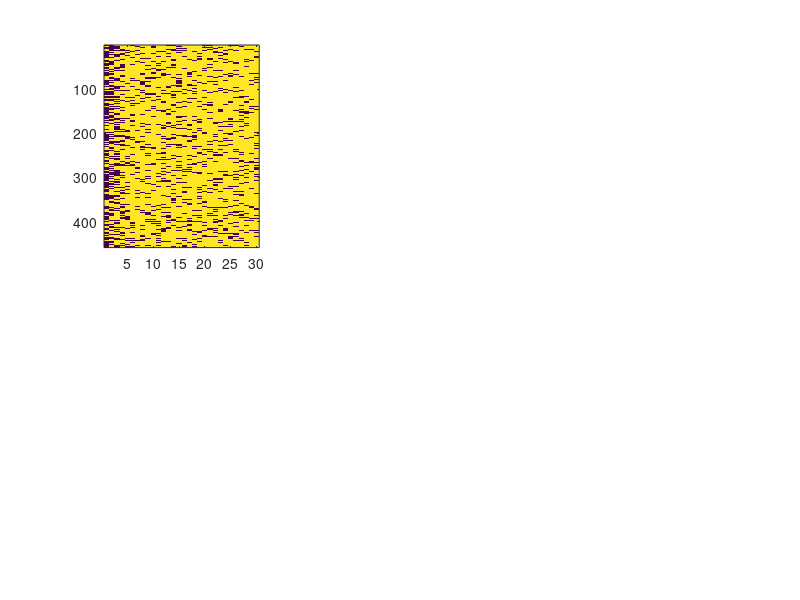

Recreate this plot in MATLAB. (Note: this script raises an error after producing the figure.)
load('blockhmm_simulated.mat');


%% Plot the transition functions
figure;
subplot(231)
imagesc(obs_clustered{1}(:, 1:30))
colormap('redblue')
axis xy
mymakeaxis('x_label', 'Trials in block', 'y_label', 'Block #', 'xytitle', 'Mode 1',...
    'xticks', 0:10:30, 'yticks', 100:100:300)

subplot(232)
imagesc(obs_clustered{2}(:, 1:30))
colormap('redblue')
axis xy
mymakeaxis('x_label', 'Trials in block', 'y_label', 'Block #', 'xytitle', 'Mode 2',...
    'xticks', 0:10:30, 'yticks', 100:100:400)


subplot(233)
imagesc(obs_clustered{3}(:, 1:30))
colormap('redblue')
axis xy
mymakeaxis('x_label', 'Trials in block', 'y_label', 'Block #', 'xytitle', 'Mode 3',...
    'xticks', 0:10:30, 'yticks', 50:50:150)


subplot(234)
plot(transfuncs(1,:), 'k', 'LineWidth', 1)
hold on
plot(mean(obs_clustered{1}), 'r', 'LineWidth', 1)
ylim([0 1])
mymakeaxis('x_label', 'Trials in block', 'y_label', 'P (Correct)', 'yticks', 0:0.5:1,...
    'xticks', 0:10:30)


subplot(235)
plot(transfuncs(2,:), 'k', 'LineWidth', 1)
hold on
plot(mean(obs_clustered{2}), 'r', 'LineWidth', 1)
ylim([0 1])
mymakeaxis('x_label', 'Trials in block', 'y_label', 'P (Correct)', 'yticks', 0:0.5:1,...
    'xticks', 0:10:30)



subplot(236)
l1 = plot(transfuncs(3,:), 'k', 'LineWidth', 1);
hold on
l2 = plot(mean(obs_clustered{3}), 'r', 'LineWidth', 1);
ylim([0 1])
mymakeaxis('x_label', 'Trials in block', 'y_label', 'P (Correct)', 'yticks', 0:0.5:1,...
    'xticks', 0:10:30)
legend([l1, l2], {'Observed mean', 'Model fit'}, 'FontName', 'helvetica',...
    'FontSize', 12, 'FontAngle', 'italic', 'Position', [0.718219194894452,0.478039938556068,0.225,0.079761904761905])

colormap([229, 75, 34; 171, 209, 255]/255);


%% loss function with training
figure;
plot(hmm_lls, 'LineWidth', 2)
hold on
plot([0 3000], [true_ll true_ll], 'k--');

mymakeaxis('x_label', 'Iteration #', 'y_label', 'Log likelihood ( x 1e4)')



%% Parameter comparison
figure('Position', [313,326,654,333]);
colors = brewermap(3, 'Set1');
colors = colors([2, 1, 3], :);
titles = {'Offset s', 'Slope \alpha', 'Lapse \epsilon'};
for i = 1:3
    subplot(1,3,i)
    handles = [];
    count = 1;
    for j = [3, 1, 2]
%         plot([true_params(i,j); sim_params(i,j)], 'Color', colors(j,:))
        hold on
        h = plot([true_params(i,j); sim_params(i,j)], 'o-', 'Color', colors(count,:),...
            'MarkerFaceColor', colors(count,:));
        handles(end+1) = h;
        count = count + 1;
        
    end
    xlim([0.5 2.5])
    mymakeaxis('xytitle', titles{i}, 'xticks', 1:2, 'xticklabels', ...
        {'True', 'Model'})
    
    if i == 3
        legend(handles, {'Mode 1', 'Mode 2', 'Mode 3'}, 'FontSize', 12,...
            'FontName', 'helvetica', 'FontAngle', 'italic', 'Position', [0.80909949196741,0.67301050093294,0.125382262996942,0.145645645645646])
    end
end


%% State segmentation
figure('Position', [113,197,785,473]);
ax1 = subplot(4, 1, [1,2]);
imagesc(obs')
% axis off
title('Observations')
set(gca, 'FontSize', 16)
xticks([])
ylabel('Trials in block')

ax2 = subplot(413);
imagesc(true_states)
axis off
title('True states')
set(gca, 'FontSize', 16)


ax3 = subplot(414);
% do the permutation
zstates_copy = most_likely_states;
zstates_copy(most_likely_states == 0) = 2;
zstates_copy(most_likely_states == 1) = 0;
zstates_copy(most_likely_states == 2) = 1;
imagesc(zstates_copy)
rdbumap = brewermap(5, 'RdBu');
% colormap(ax1, rdbumap([1 3], :))
colormap(ax1, [229, 75, 34; 171, 209, 255]/255);

% colormap(ax1, [239, 201, 175;31, 138, 192] / 255); 
% colormap(ax1, [226, 60, 82; 189, 255, 246] / 255);
cmap = brewermap(6, 'Paired');
cmap = cmap(1:2:end,:);
cmap = cmap([3,2,1],:);
colormap(ax2, cmap)
colormap(ax3, cmap)
title('Inferred states')
xlabel('Block #')
yticks([])
set(gca, 'FontSize', 16)

% axis off

%% Transition matrices
figure('Position', [405,479,743,319]);
subplot(121)
imagesc(true_transition_mat)
axis xy

mymakeaxis('x_label', 'State i', 'y_label', 'State i+1',...
    'xticks', 1:3, 'yticks', 1:3, 'xytitle', 'True transition matrix')

colorbar('Position', [0.5,0.38,0.02,0.5], 'FontSize', 12, 'Ticks', 0:0.2:1, 'Limits', 0:1)


subplot(122)
imagesc(learned_transition_mat)
axis xy
mymakeaxis('x_label', 'State i', 'y_label', 'State i+1',...
    'xticks', 1:3, 'yticks', 1:3, 'xytitle', 'Learned transition matrix')
% colorbar('Position', [0.492897081950026,0.113207542708281,0.022598870056497,0.814016176968269])
colorbar('Position', [0.93,0.38,0.02,0.5], 'FontSize', 12, 'Ticks', 0:0.2:1, 'Limits', 0:1)
colormap gray

%% Validation and K-selection
load('blockhmm_synthetic_K_validation.mat');
figure;
scatter(nstates_lst, ll_lst, 80, 'bo', 'filled');
hold on
plot(nstates_lst, ll_lst, 'b', 'LineWidth', 2);

ylim([0 3])
vline(3, 'k--')
mymakeaxis('x_label', 'K', 'y_label', 'Normalized test log likelihood', 'xticks', ...
    nstates_lst, 'yticks', 0:0.5:3)

